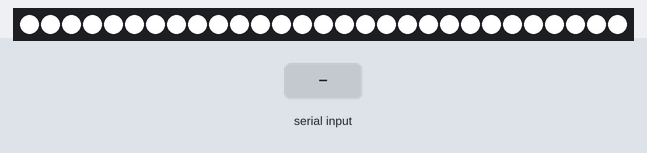
Simulated run of this program. Board: Arduino Nano, built with avr-gcc and run on an emulated ATmega328P. On the bench: 29 RGB LEDs in strip order, left to right. The test bench sets the inputs (shaded band). What the program prints to the serial monitor is not drawn.

Above: at 1.4 s.
1.5 s: "1" received over Serial
At 2.51 s:
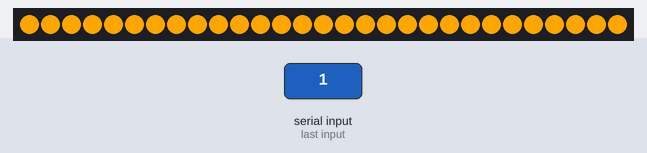
Timing chart, 0 to 4.5 s (numbered marks = the images above; inputs shaded):
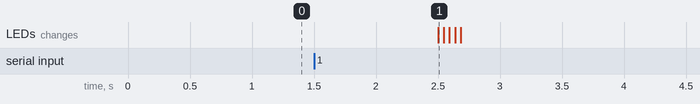

Measured:
- after the input at 1.5 s, the LEDs: change after 1.0 s (image 1)

The program:

main.cpp
```cpp
#include <Arduino.h>
#include <FastLED.h>
#include "LedControl.h"

const char* CONNECT_STRING = "Hello from Arduino!";

// 1 byte for the command, 6 bytes for the hex code, last 3 spaces unused
// 1 byte for command, then 8 bytes for a long to contain hex code
const uint8_t CMD_BUFFER_SIZE = 5;
uint8_t cmd[CMD_BUFFER_SIZE];

// Commands
const uint8_t CHANGE_COLOR = 0;
const uint8_t LED_ON = 1;
const uint8_t LED_OFF = 2;

void setup()
{
   memset(cmd, 0, CMD_BUFFER_SIZE);
   LED_init();
   Serial.begin(9600);
   delay(200);
   Serial.print(CONNECT_STRING);
}

void loop()
{
   if (Serial.available()) {
      Serial.readBytes(cmd, CMD_BUFFER_SIZE);

      switch (cmd[0]) {
         case CHANGE_COLOR:
            // LED_debugFlash(bytesRead, 300, CRGB::HTMLColorCode::Green);
            // client sends values in r, g, b, brightness
            LED_changeColor(cmd[1], cmd[2], cmd[3], cmd[4]);
            break;
         case LED_ON:
            // LED_debugFlash(bytesRead, 300, CRGB::HTMLColorCode::Blue);
            LED_ledsOn();
            break;
         case LED_OFF:
            // LED_debugFlash(bytesRead, 300, CRGB::HTMLColorCode::Yellow);
            LED_ledsOff();
            break;
         default:
            LED_debugFlash(2, 300, CRGB::HTMLColorCode::Orange);
            break;
      }
   }
}
```

LedControl.h
```cpp
#pragma once
#include <Arduino.h>
#include <FastLED.h>

void LED_init(void);
void LED_changeColor(uint8_t r, uint8_t g, uint8_t b, uint8_t brightness);
void LED_ledsOn(void);
void LED_ledsOff(void);
void LED_debugFlash(uint8_t timesToFlash, uint8_t delayMs, CRGB::HTMLColorCode hexColorCode);
```

LedStorage.h
```cpp
/* Author: Jasper Wong
*
*  Module to provide access to the integrated EEPROM for setting and retrieving
*  RGB and brightness values for persistent storage.
*/
#pragma once
#include <Arduino.h>

void Storage_updateEepromRed(uint8_t newR);
void Storage_updateEepromGreen(uint8_t newG);
void Storage_updateEepromBlue(uint8_t newB);
void Storage_updateEepromBrightness(uint8_t newBrightness);
uint8_t Storage_getEepromRed(void);
uint8_t Storage_getEepromGreen(void);
uint8_t Storage_getEepromBlue(void);
uint8_t Storage_getEepromBrightness(void);
```

LedControl.cpp
```cpp
#include <Arduino.h>
#include <FastLED.h>

#include "LedControl.h"
#include "LedStorage.h"

const uint8_t NUM_LEDS = 29;
const uint8_t DATA_PIN = 2;

static CRGB leds[NUM_LEDS];
static uint8_t r, g, b, brightness;

static void updateAllLeds(uint8_t newR, uint8_t newG, uint8_t newB);
static void updateAllLeds(CRGB::HTMLColorCode newColor);

void LED_init(void)
{
   r = Storage_getEepromRed();
   g = Storage_getEepromGreen();
   b = Storage_getEepromBlue();
   brightness = Storage_getEepromBrightness();

   // Current lightstrip uses GRB ordering
   FastLED.addLeds<WS2812, DATA_PIN, GRB>(leds, NUM_LEDS);
   for (int i = 0; i < NUM_LEDS; i++) {
      leds[i] = CRGB(r, g, b);
   }
   FastLED.setBrightness(brightness);
   FastLED.show();
}

void LED_changeColor(uint8_t newR, uint8_t newG, uint8_t newB, uint8_t newBrightness)
{
   FastLED.clear();
   updateAllLeds(newR, newG, newB);
   FastLED.setBrightness(newBrightness);
   FastLED.show();

   Storage_updateEepromRed(newR);
   Storage_updateEepromGreen(newG);
   Storage_updateEepromBlue(newB);
   Storage_updateEepromBrightness(newBrightness);

   // r = newR;
   // g = newG;
   // b = newB;
   // brightness = newBrightness;
}

void LED_ledsOn(void)
{
   FastLED.clear();
   updateAllLeds(r, g, b);
   FastLED.setBrightness(brightness);
   FastLED.show();
}

void LED_ledsOff(void)
{
   FastLED.clear();
   FastLED.show();
}

void LED_debugFlash(uint8_t timesToFlash, uint8_t delayMs, CRGB::HTMLColorCode hexColorCode)
{
   for (uint8_t i = 0; i < timesToFlash; i++) {
      FastLED.clear();
      updateAllLeds(hexColorCode);
      FastLED.show();
      delay(delayMs);

      FastLED.clear();
      updateAllLeds(CRGB::HTMLColorCode::Black);
      FastLED.show();
      delay(delayMs);
   }

   FastLED.clear();
   updateAllLeds(r, g, b);
   FastLED.show();
}

static void updateAllLeds(uint8_t newR, uint8_t newG, uint8_t newB)
{
   for (int i = 0; i < NUM_LEDS; i++) {
      leds[i] = CRGB(newR, newG, newB);
   }
}

static void updateAllLeds(CRGB::HTMLColorCode newColor)
{
   for (int i = 0; i < NUM_LEDS; i++) {
      leds[i] = CRGB(newColor);
   }
}
```

LedStorage.cpp
```cpp
#include <Arduino.h>
#include <EEPROM.h>
#include "LedStorage.h"

// EEPROM cell positions 1-3 will be ordered as RGB
// and position 4 will store brightness value.

#define RED_CELL 0
#define GREEN_CELL 1
#define BLUE_CELL 2
#define BRIGHTNESS_CELL 3

void Storage_updateEepromRed(uint8_t newR)
{
   EEPROM.update(RED_CELL, newR);
}

void Storage_updateEepromGreen(uint8_t newG)
{
   EEPROM.update(GREEN_CELL, newG);
}

void Storage_updateEepromBlue(uint8_t newB)
{
   EEPROM.update(BLUE_CELL, newB);
}

void Storage_updateEepromBrightness(uint8_t newBrightness)
{
   EEPROM.update(BRIGHTNESS_CELL, newBrightness);
}

uint8_t Storage_getEepromRed(void)
{
   return EEPROM.read(RED_CELL);
}

uint8_t Storage_getEepromGreen(void)
{
   return EEPROM.read(GREEN_CELL);
}

uint8_t Storage_getEepromBlue(void)
{
   return EEPROM.read(BLUE_CELL);
}

uint8_t Storage_getEepromBrightness(void)
{
   return EEPROM.read(BRIGHTNESS_CELL);
}
```
